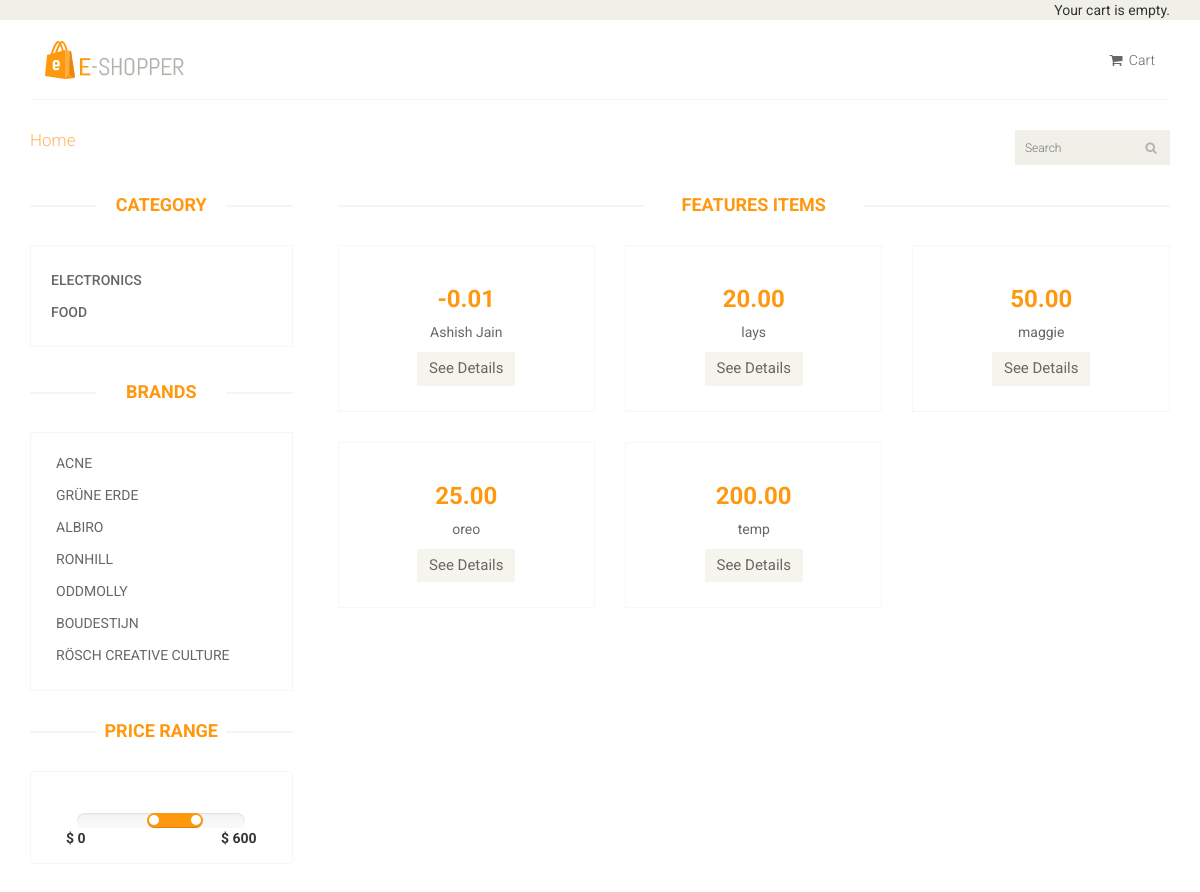
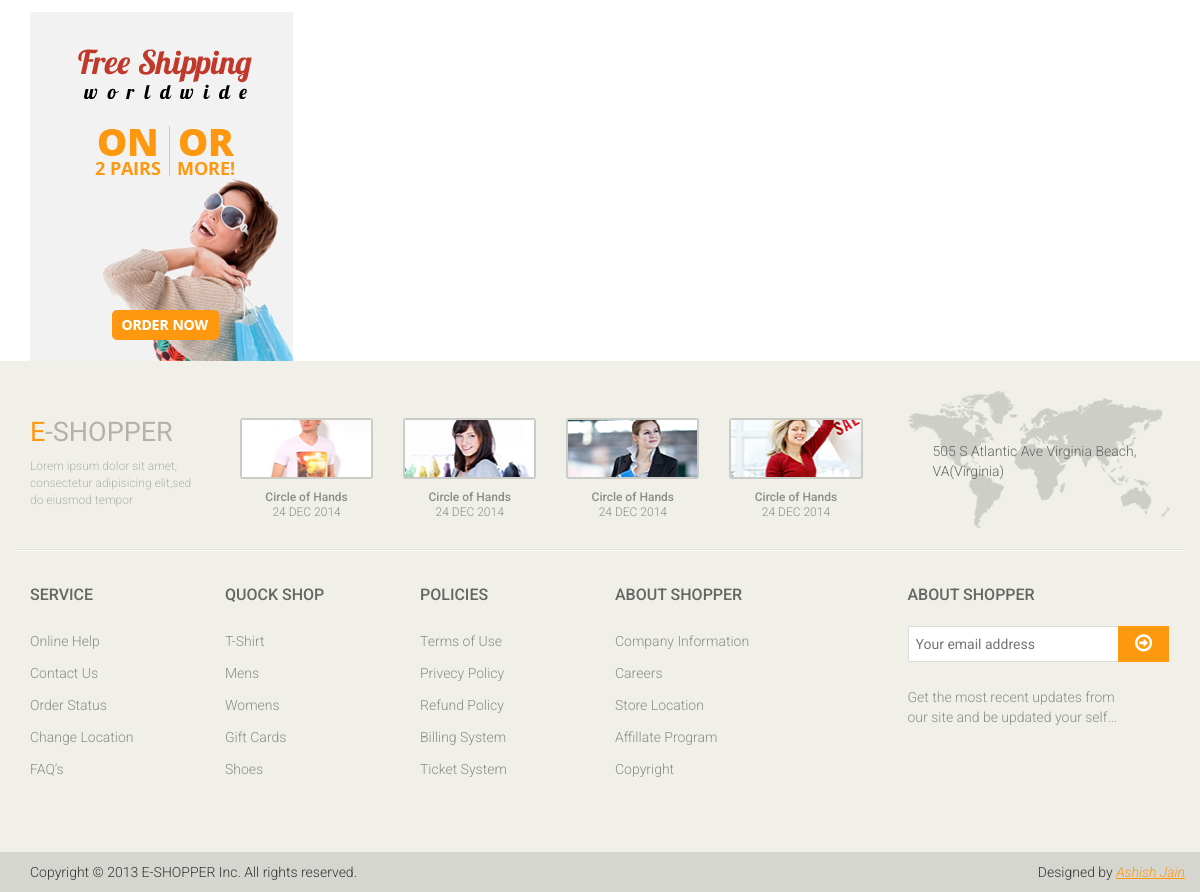
Page /cart/ on the committed database (2 pictures, top to bottom).
### cart/models.py (models this page shows, shortened)
class category(models.Model):
    name=models.CharField(max_length=200,db_index=True)
    slug=models.SlugField(max_length=200,unique=True)
    class Meta:
        ordering = ('name',)
        verbose_name = 'category'
        verbose_name_plural = 'categories'

class product(models.Model):
    category=models.ForeignKey(category,related_name='products',on_delete=models.CASCADE)
    name=models.CharField(max_length=200,db_index=True)
    slug=models.SlugField(max_length=200,db_index=True)
    image=models.ImageField(upload_to='products/%Y/%m/%d',blank=True)
    description	=models.TextField(blank=True)
    price	=	models.DecimalField(max_digits=10,	decimal_places=2)
    available	=	models.BooleanField(default=True)
    created	=	models.DateTimeField(auto_now_add=True)
    updated	=	models.DateTimeField(auto_now=True)
    class	Meta:
        ordering=('name',)
        index_together=(('id',	'slug'),)
    def	get_absolute_url(self):
        return	reverse('cart:product_detail',args=[self.id,self.slug])

### cart/views.py (the view)
# urls.py: path('',views.product_list,	name='product_list'),
def	product_list(request,	category_slug=None):
        product_category=None
        categories=category.objects.all()
        products=product.objects.filter(available=True)
        if	category_slug:
            product_category=get_object_or_404(categories,slug=category_slug)
            products=products.filter(category=category)
        return render(request,'list.html',{'category':	product_category,'categories':	categories,'products':products})

### cartsession/cart.py (called while the page is built)
    def	__len__(self):
        return	sum(item['quantity']	for	item	in	self.cart.values())

### cartsession/context_processors.py (called while the page is built)
def	cart(request):
	return	{'cart':	Cart(request)}

### templates/list.html (shortened to what this page needs)
{% extends 'base.html' %}
{% load static %}
		{% block body %}
		<section>
					<div class="col-sm-9 padding-right">
						<div class="features_items">
							<h2 class="title text-center">Features Items</h2>
							{% for p in products %}
							<div class="col-sm-4">
								<div class="product-image-wrapper">
									<div class="single-products">
											<div class="productinfo text-center">
												<h2  >{{p.price}}</h2> </a>
												<a href="{{p.get_absolute_url}}"> 	<p>{{p.name}}</p> </a>
												<a href="{{p.get_absolute_url}}" class="btn btn-default add-to-cart">See Details</a>
											</div>
									</div>
								</div>
							</div>
							{%endfor%}
								</div>
							</div>
						</div>
					</div>
		{% endblock %}

### templates/base.html (shortened to what this page needs)
{% load static %}
<!DOCTYPE html>
<html lang="en">
<head>
    <link href="{%static 'css/bootstrap.min.css' %}" rel="stylesheet">
    <link href="{%static 'css/font-awesome.min.css' %}" rel="stylesheet">
    <link href="{%static 'css/prettyPhoto.css' %}" rel="stylesheet">
    <link href="{%static 'css/price-range.css' %}" rel="stylesheet">
    <link href="{%static 'css/animate.css" rel="stylesheet">
	<link href="{%static 'css/main.css' %}" rel="stylesheet">
	<link href="{%static 'css/responsive.css' %}" rel="stylesheet">
</head>
<body>
	<header id="header">
		<div class="header_top">
			<div class="container">
				<div class="row">
					<div class="col-sm-6">
						<div class="social-icons pull-right">
								{%	with	total_items=cart|length	%}
      {%	if	cart|length	>	0	%}
          Your	cart:
          <a	href="{%	url	'cartsession:cart_detail'	%}">
              {{	total_items	}}	item{{	total_items|pluralize	}},
              ${{	cart.get_total_price	}}
          </a>
          <a href="{% url 'cartsession:clear' %}">clear cart</a>
      {%	else	%}
          Your	cart	is	empty.
      {%	endif	%}
  {%	endwith	%}
						</div>
					</div>
				</div>
			</div>
		</div>
		<div class="header-middle">
			<div class="container">
				<div class="row">
					<div class="col-md-4 clearfix">
						<div class="logo pull-left">
							<a href="#"><img src="{% static 'images/home/logo.png' %}" alt="" /></a>
						</div>
					</div>
					<div class="col-md-8 clearfix">
						<div class="shop-menu clearfix pull-right">
							<ul class="nav navbar-nav">
								<li><a href="{%	url	'cartsession:cart_detail'	%}"><i class="fa fa-shopping-cart"></i> Cart</a></li>
							</ul>
						</div>
					</div>
				</div>
			</div>
		</div>
		<div class="header-bottom">
			<div class="container">
				<div class="row">
					<div class="col-sm-9">
						<div class="mainmenu pull-left">
							<ul class="nav navbar-nav collapse navbar-collapse">
								<li><a href="/cart" class="active">Home</a></li>
							</ul>
						</div>
					</div>
					<div class="col-sm-3">
						<div class="search_box pull-right">
							<input type="text" placeholder="Search"/>
						</div>
					</div>
				</div>
			</div>
		</div>
	</header>
	<div class="container">
		<div class="row">
			<div class="col-sm-3">
				<div class="left-sidebar">
					<h2>Category</h2>
					<div class="panel-group category-products" id="accordian">
						{% for c in categories %}
						<div class="panel panel-default">
							<div class="panel-heading">
								<h4 class="panel-title"><a href="#">{{c.name}}</a></h4>
							</div>
						</div>
						{% endfor %}
					</div>
					<div class="brands_products">
						<h2>Brands</h2>
						<div class="brands-name">
							<ul class="nav nav-pills nav-stacked">
								<li><a href="#"> Acne</a></li>
								<li><a href="#"> Grüne Erde</a></li>
								<li><a href="#"> Albiro</a></li>
								<li><a href="#"> Ronhill</a></li>
								<li><a href="#"> Oddmolly</a></li>
								<li><a href="#"> Boudestijn</a></li>
								<li><a href="#"> Rösch creative culture</a></li>
							</ul>
						</div>
					</div>
					<div class="price-range">
						<h2>Price Range</h2>
						<div class="well text-center">
							 <input type="text" class="span2" value="" data-slider-min="0" data-slider-max="600" data-slider-step="5" data-slider-value="[250,450]" id="sl2" ><br />
							 <b class="pull-left">$ 0</b> <b class="pull-right">$ 600</b>
						</div>
					</div>
					<div class="shipping text-center">
						<img src="images/home/shipping.jpg" alt="" />
					</div>
				</div>
			</div>
	{% block body %}
	{% endblock %}
	<footer id="footer">
		<div class="footer-top">
			<div class="container">
				<div class="row">
					<div class="col-sm-2">
						<div class="companyinfo">
							<h2><span>e</span>-shopper</h2>
							<p>Lorem ipsum dolor sit amet, consectetur adipisicing elit,sed do eiusmod tempor</p>
						</div>
					</div>
					<div class="col-sm-7">
						<div class="col-sm-3">
							<div class="video-gallery text-center">
								<a href="#">
									<div class="iframe-img">
										<img src="{% static 'images/home/iframe1.png' %}" alt="" />
									</div>
								</a>
								<p>Circle of Hands</p>
								<h2>24 DEC 2014</h2>
							</div>
						</div>
						<div class="col-sm-3">
							<div class="video-gallery text-center">
								<a href="#">
									<div class="iframe-img">
										<img src="{% static 'images/home/iframe2.png' %}" alt="" />
									</div>
								</a>
								<p>Circle of Hands</p>
								<h2>24 DEC 2014</h2>
							</div>
						</div>
						<div class="col-sm-3">
							<div class="video-gallery text-center">
								<a href="#">
									<div class="iframe-img">
										<img src="{% static 'images/home/iframe3.png' %}" alt="" />
									</div>
								</a>
								<p>Circle of Hands</p>
								<h2>24 DEC 2014</h2>
							</div>
						</div>
						<div class="col-sm-3">
							<div class="video-gallery text-center">
								<a href="#">
									<div class="iframe-img">
										<img src="{% static 'images/home/iframe4.png' %}" alt="" />
									</div>
								</a>
								<p>Circle of Hands</p>
								<h2>24 DEC 2014</h2>
							</div>
						</div>
					</div>
					<div class="col-sm-3">
						<div class="address">
							<img src="{% static 'images/home/map.png' %}" alt="" />
							<p>505 S Atlantic Ave Virginia Beach, VA(Virginia)</p>
						</div>
					</div>
				</div>
			</div>
		</div>
		<div class="footer-widget">
			<div class="container">
				<div class="row">
					<div class="col-sm-2">
						<div class="single-widget">
							<h2>Service</h2>
							<ul class="nav nav-pills nav-stacked">
								<li><a href="#">Online Help</a></li>
								<li><a href="#">Contact Us</a></li>
								<li><a href="#">Order Status</a></li>
								<li><a href="#">Change Location</a></li>
								<li><a href="#">FAQ’s</a></li>
							</ul>
						</div>
					</div>
					<div class="col-sm-2">
						<div class="single-widget">
							<h2>Quock Shop</h2>
							<ul class="nav nav-pills nav-stacked">
								<li><a href="#">T-Shirt</a></li>
								<li><a href="#">Mens</a></li>
								<li><a href="#">Womens</a></li>
								<li><a href="#">Gift Cards</a></li>
								<li><a href="#">Shoes</a></li>
							</ul>
						</div>
					</div>
					<div class="col-sm-2">
						<div class="single-widget">
							<h2>Policies</h2>
							<ul class="nav nav-pills nav-stacked">
								<li><a href="#">Terms of Use</a></li>
								<li><a href="#">Privecy Policy</a></li>
								<li><a href="#">Refund Policy</a></li>
								<li><a href="#">Billing System</a></li>
								<li><a href="#">Ticket System</a></li>
							</ul>
						</div>
					</div>
					<div class="col-sm-2">
						<div class="single-widget">
							<h2>About Shopper</h2>
							<ul class="nav nav-pills nav-stacked">
								<li><a href="#">Company Information</a></li>
								<li><a href="#">Careers</a></li>
								<li><a href="#">Store Location</a></li>
								<li><a href="#">Affillate Program</a></li>
								<li><a href="#">Copyright</a></li>
							</ul>
						</div>
					</div>
					<div class="col-sm-3 col-sm-offset-1">
						<div class="single-widget">
							<h2>About Shopper</h2>
							<form action="#" class="searchform">
								<input type="text" placeholder="Your email address" />
								<button type="submit" class="btn btn-default"><i class="fa fa-arrow-circle-o-right"></i></button>
								<p>Get the most recent updates from <br />our site and be updated your self...</p>
							</form>
						</div>
					</div>
				</div>
			</div>
		</div>
		<div class="footer-bottom">
			<div class="container">
				<div class="row">
					<p class="pull-left">Copyright © 2013 E-SHOPPER Inc. All rights reserved.</p>
					<p class="pull-right">Designed by <span><a target="_blank" >Ashish Jain</a></span></p>
				</div>
			</div>
		</div>
	</footer>
</body>
</html>

### rows in the picture
category: name "ELECTRONICS"
category: name "FOOD"
product: price "-0.01", name "Ashish Jain"
product: price "20.00", name "lays"
product: price "50.00", name "maggie"
product: price "25.00", name "oreo"
product: price "200.00", name "temp"
